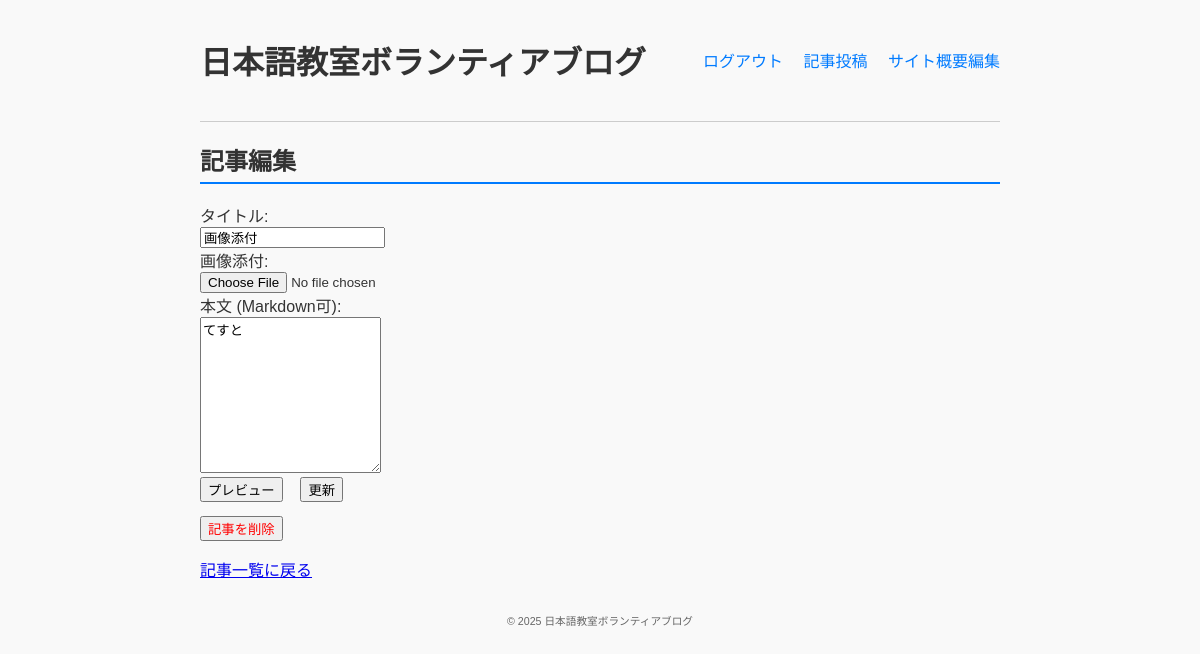
The page /post/2/edit (signed in) on the database as committed earlier.
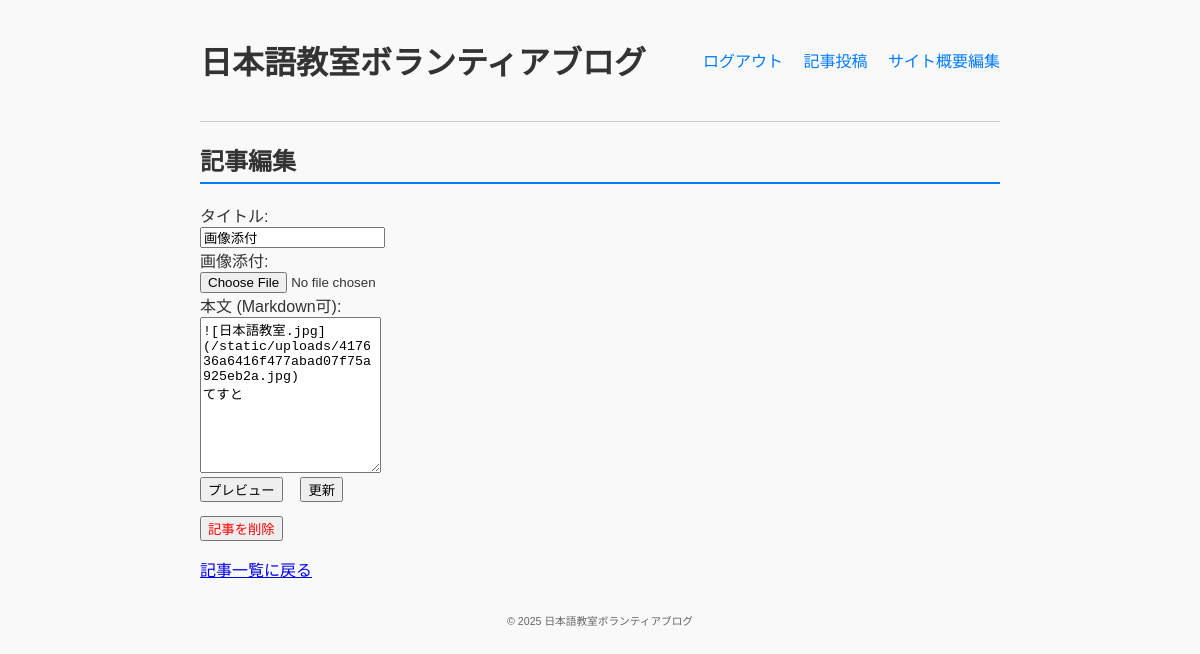
The same page on the database as committed later.
### models.py (models this page shows)
class Post(db.Model):
    id = db.Column(db.Integer, primary_key=True)
    title = db.Column(db.String(200), nullable=False)
    body = db.Column(db.Text, nullable=False)
    image_path = db.Column(db.String(255), nullable=True)
    created_at = db.Column(db.DateTime, server_default=db.func.now())
    updated_at = db.Column(db.DateTime, server_default=db.func.now(), onupdate=db.func.now())

### app.py (the view, shortened to what this page needs)
@app.route('/post/<int:post_id>/edit', methods=['GET', 'POST'])
def post_edit(post_id):
    if not session.get('user_id'):
        flash('ログインが必要です。')
        return redirect(url_for('login'))
    post = Post.query.get_or_404(post_id)
    return render_template('post_form.html', post=post)

### templates/post_form.html (shortened to what this page needs)
{% extends "base.html" %}
{% block content %}
<h2>{% if post %}記事編集{% else %}記事投稿{% endif %}</h2>
<form method="post" action="" enctype="multipart/form-data">
    <label for="title">タイトル:</label><br />
    <input type="text" id="title" name="title" value="{{ post.title if post else '' }}" required /><br />
    <label for="image">画像添付:</label><br />
    <input type="file" id="image" name="image" accept="image/*" /><br />
    <label for="body">本文 (Markdown可):</label><br />
    <textarea id="body" name="body" rows="10" required>{{ post.body if post else '' }}</textarea><br />
    <button type="button" id="preview-button" style="margin-right: 1em;">プレビュー</button>
    <button type="submit">{% if post %}更新{% else %}投稿{% endif %}</button>
</form>
{% if post %}
<form method="post" action="{{ url_for('post_delete', post_id=post.id) }}" onsubmit="return confirm('本当に削除しますか？');">
    <button type="submit" style="margin-top:1em; color: red;">記事を削除</button>
</form>
{% endif %}
<p><a href="{{ url_for('index') }}">記事一覧に戻る</a></p>
{% endblock %}

### templates/base.html (shortened to what this page needs)
<!DOCTYPE html>
<html lang="ja">
<head>
    <link rel="stylesheet" href="{{ url_for('static', filename='style.css') }}" />
</head>
<body>
    <header>
        <h1><a href="{{ url_for('index') }}">日本語教室ボランティアブログ</a></h1>
        <nav>
            {% if session.get('user_id') %}
                <a href="{{ url_for('logout') }}">ログアウト</a>
                <a href="{{ url_for('post_create') }}">記事投稿</a>
                <a href="{{ url_for('edit_siteinfo') }}">サイト概要編集</a>
            {% endif %}
        </nav>
    </header>
    <main>
        {% block content %}{% endblock %}
    </main>
    <footer>
        <small>© 2025 日本語教室ボランティアブログ</small>
    </footer>
</body>
</html>

### static/style.css (style rules this page uses)
body { font-family: "Yu Gothic", "Hiragino Kaku Gothic Pro", Meiryo, sans-serif; max-width: 800px; margin: 0 auto; padding: 1rem; background-color: #f9f9f9; color: #333; }
header { display: flex; justify-content: space-between; align-items: center; padding-bottom: 1rem; border-bottom: 1px solid #ccc; }
header h1 a { text-decoration: none; color: #333; }
nav a { margin-left: 1rem; text-decoration: none; color: #007bff; }
h2 { border-bottom: 2px solid #007bff; padding-bottom: 0.3rem; }
footer { text-align: center; margin-top: 2rem; font-size: 0.8rem; color: #666; }

Rows that differ between the two databases and show on the page:
changed Post "画像添付": body "てすと" → "![日本語教室.jpg](/static/uploads/417636a6416f477abad07f75a925eb2a.jpg) てすと"
